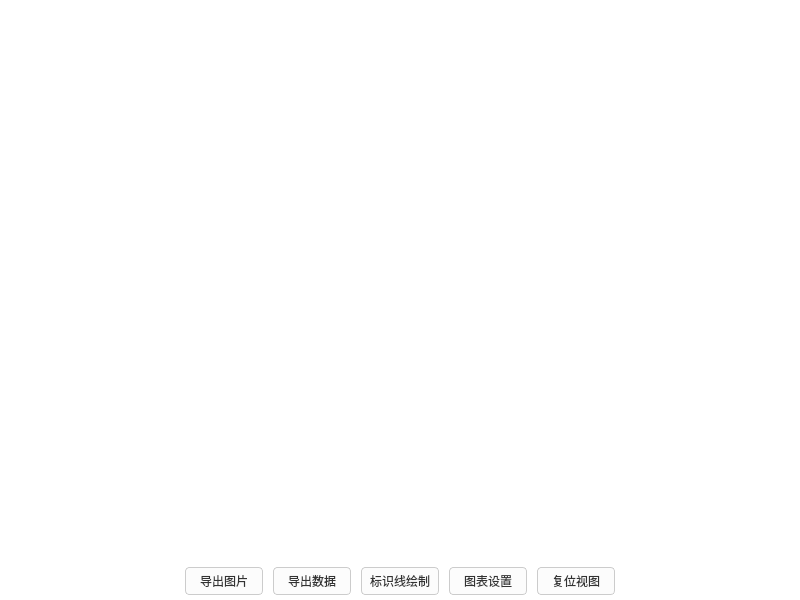
<?xml version="1.0" encoding="UTF-8"?>
<ui version="4.0">
 <class>ChartWidget</class>
 <widget class="QWidget" name="ChartWidget">
  <property name="geometry">
   <rect>
    <x>0</x>
    <y>0</y>
    <width>800</width>
    <height>600</height>
   </rect>
  </property>
  <property name="windowTitle">
   <string>Form</string>
  </property>
  <property name="styleSheet">
   <string notr="true">QWidget { background-color: white;
}
QPushButton {
    border: 1px solid #cccccc;
    border-radius: 4px;
    padding: 4px 8px;
    background-color: #fcfcfc;
    color: #333333;
    min-width: 60px;
}
QPushButton:hover {
    background-color: #f0f0f0;
    border-color: #0078d7;
    color: #0078d7;
}
QPushButton:pressed { background-color: #e0e0e0;
}</string>
  </property>
  <layout class="QVBoxLayout" name="verticalLayout">
   <property name="spacing">
    <number>5</number>
   </property>
   <property name="leftMargin">
    <number>5</number>
   </property>
   <property name="topMargin">
    <number>5</number>
   </property>
   <property name="rightMargin">
    <number>5</number>
   </property>
   <property name="bottomMargin">
    <number>5</number>
   </property>
   <item>
    <widget class="MouseZoom" name="chart" native="true">
     <property name="sizePolicy">
      <sizepolicy hsizetype="Expanding" vsizetype="Expanding">
       <horstretch>0</horstretch>
       <verstretch>0</verstretch>
      </sizepolicy>
     </property>
    </widget>
   </item>
   <item>
    <layout class="QHBoxLayout" name="horizontalLayout_Tools">
     <property name="spacing">
      <number>10</number>
     </property>
     <item>
      <spacer name="horizontalSpacer_Left">
       <property name="orientation">
        <enum>Qt::Horizontal</enum>
       </property>
       <property name="sizeHint" stdset="0">
        <size>
         <width>40</width>
         <height>20</height>
        </size>
       </property>
      </spacer>
     </item>
     <item>
      <widget class="QPushButton" name="btnSavePic">
       <property name="text">
        <string>导出图片</string>
       </property>
      </widget>
     </item>
     <item>
      <widget class="QPushButton" name="btnExportData">
       <property name="text">
        <string>导出数据</string>
       </property>
      </widget>
     </item>
     <item>
      <widget class="QPushButton" name="btnDrawLine">
       <property name="text">
        <string>标识线绘制</string>
       </property>
      </widget>
     </item>
     <item>
      <widget class="QPushButton" name="btnSetting">
       <property name="text">
        <string>图表设置</string>
       </property>
      </widget>
     </item>
     <item>
      <widget class="QPushButton" name="btnReset">
       <property name="text">
        <string>复位视图</string>
       </property>
      </widget>
     </item>
     <item>
      <spacer name="horizontalSpacer_Right">
       <property name="orientation">
        <enum>Qt::Horizontal</enum>
       </property>
       <property name="sizeHint" stdset="0">
        <size>
         <width>40</width>
         <height>20</height>
        </size>
       </property>
      </spacer>
     </item>
    </layout>
   </item>
  </layout>
 </widget>
 <customwidgets>
  <customwidget>
   <class>MouseZoom</class>
   <extends>QWidget</extends>
   <header>mousezoom.h</header>
   <container>1</container>
  </customwidget>
 </customwidgets>
 <resources/>
 <connections/>
</ui>
